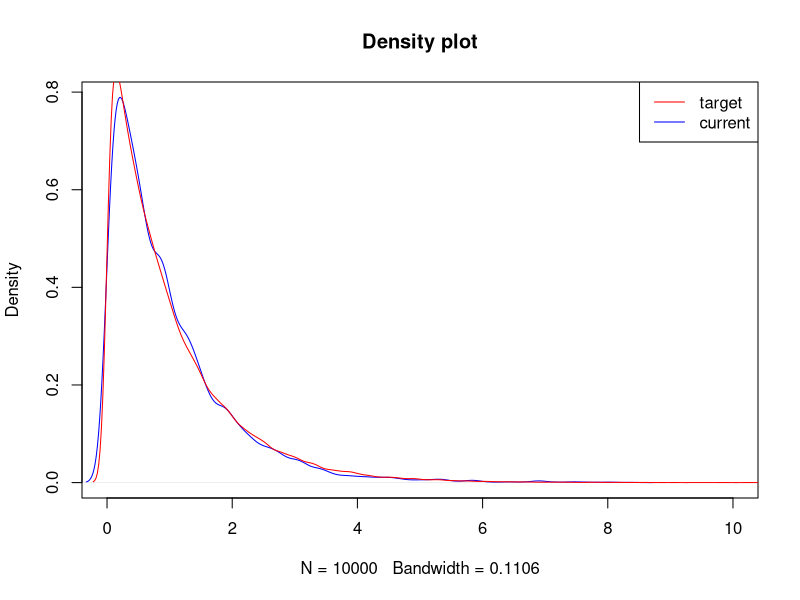
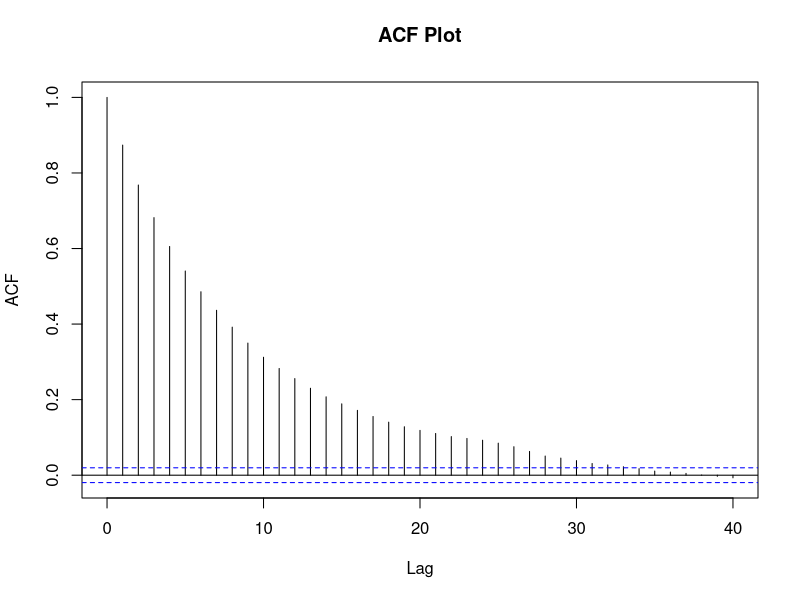
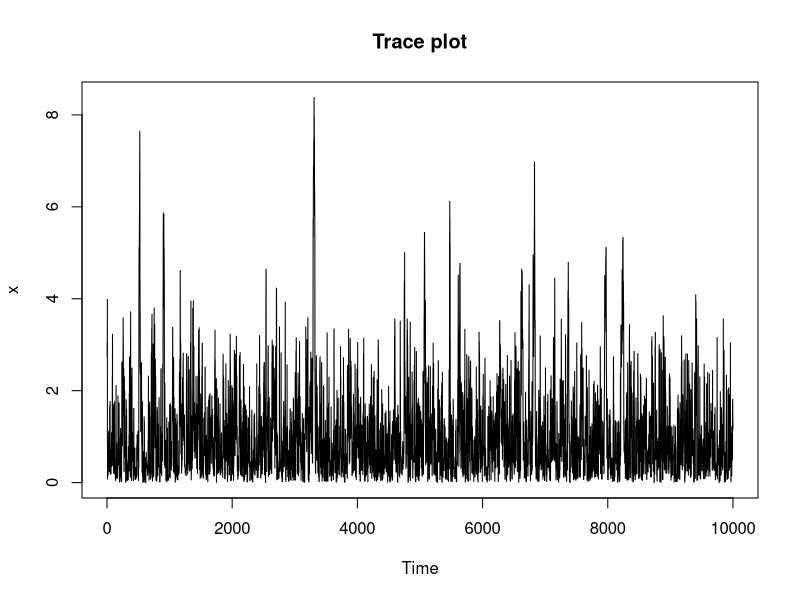

Generate these figures, in order, with R:
# Target distribution (exponential)
target <- function(x) {
  return (ifelse(x < 0, 0, exp(-x)))
}

N <- 1e4  # Number of draws
x <- rep(0, N)
x[1] <- 3  # Initial value
for(i in 2:N){
  current_x <- x[i-1]
  proposed_x <- current_x + rnorm(1, 0, 1)  # Proposed value
  A <- min(1, target(proposed_x)/target(current_x))  # MH Acceptance rate
  if(runif(1) < A) {
    x[i] <- proposed_x
  } else {
    x[i] <- current_x
  }
}

par(mfrow = c(1,1))
# Plot 1
plot(density(x), col = "blue", xlim = c(0,10), main = "Density plot")
lines(density(rexp(1e5)), col = "red")
legend("topright", col = c("red", "blue"), legend = c("target", "current"),
       lty = 1)
# Plot 2
acf(x, main = "ACF Plot")
# Plot 3
plot.ts(x, main = "Trace plot")
